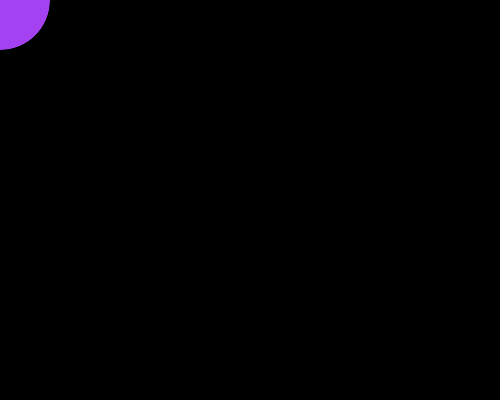
Frame 1 (no input)
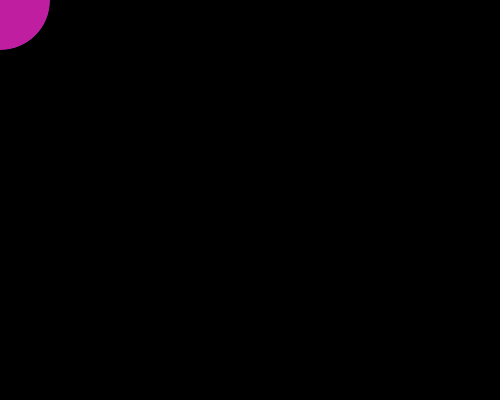
Frame 60 (the mouse pressed at the canvas centre just before this capture)
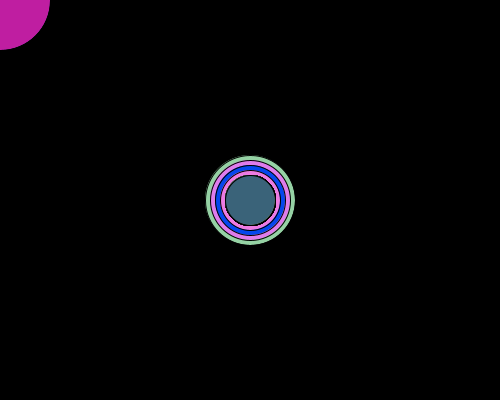
Frame 120 (the mouse held since frame 60 and released just before this capture)

The Processing sketch that drew these frames (run headless with seeded random() and noise(); from frame 60 on, the mouse is pressed at the canvas centre):

// Processing sketch: random_coloured_circles
// ── random_coloured_circles.pde
void setup()
{
    size(500,400);
    background(0);
}

int x;
int y;
int circum = 100;

void draw()
{
  x = mouseX;
  y = mouseY;
  fill(random(255), random(255), random(255));
  if ( mousePressed )
  {
    if (circum > 50 )
        circum -= 10;
    if ( mouseButton == LEFT )
    {
      stroke(255);
      fill(255,0,0);
    } else if ( mouseButton == RIGHT ) {
              stroke(255);
              fill(20,33,255);
            }
  }
  ellipse(x, y, circum, circum);
}
